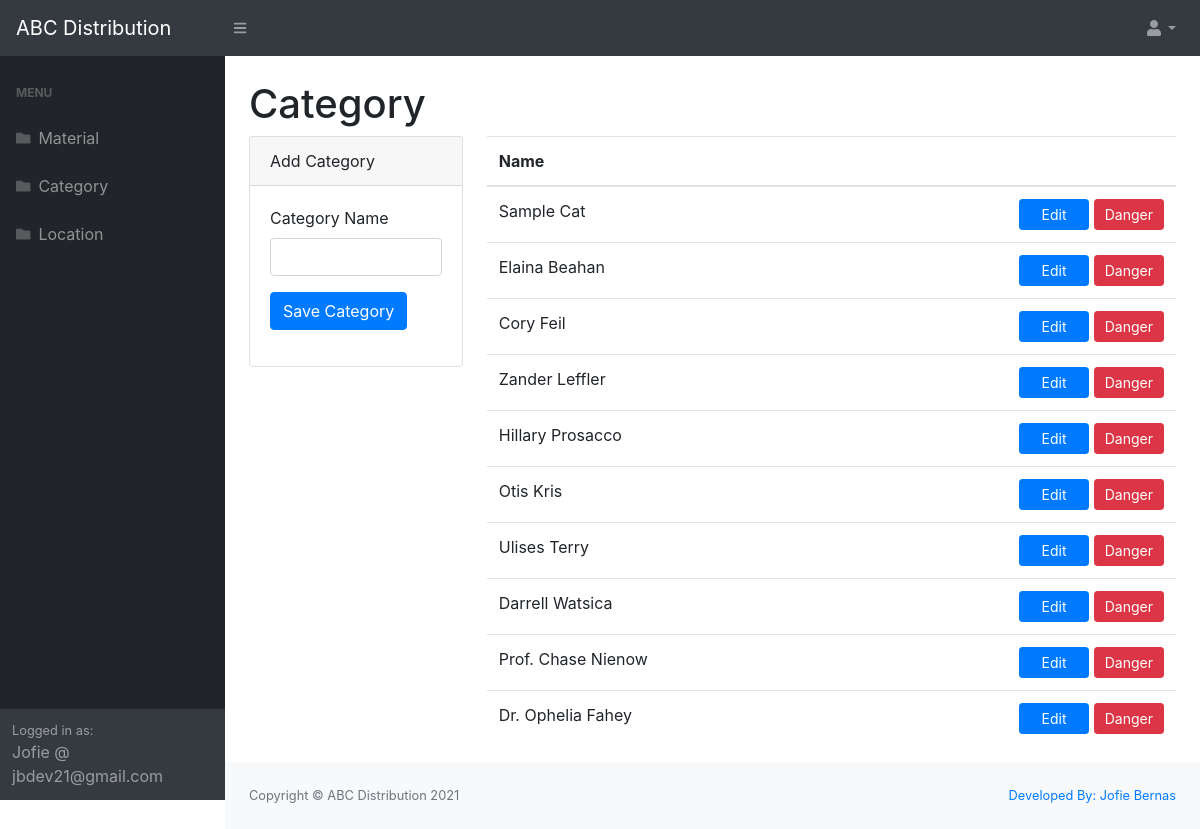
Screenshot of /category/index.php (signed in) with the database file from the repository.
### tables this page shows
CREATE TABLE `categories` (
  `id` bigint(20) UNSIGNED NOT NULL,
  `name` varchar(255) NOT NULL,
  `created_at` timestamp NULL DEFAULT current_timestamp()
);

### includes/functions/helper.php (called while the page is built, shortened)
<?php
if(!function_exists("loggedUser")){
    function loggedUser(){
        return $_SESSION['logged_user'];
    }
}
if(!function_exists('old')){
    function old($key){
        return '';
    }
}

### category/index.php (the view, shortened to what this page needs)
<?php
    include_once "../includes/functions/helper.php";
    include_once "../includes/database/connection.php";
    $query = $conn->prepare("SELECT * FROM categories ORDER BY created_at DESC");
    $query->execute();
?>
<?php include "../includes/layouts/header.php";?>
<?php include "../includes/layouts/top-menu.php";?>
<?php include "../includes/layouts/side-menu.php";?>
        <main>
            <div class="container-fluid">
                <h1 class="mt-4">Category</h1>
                <div class="row">
                    <div class="col-sm-3">
                        <div class="card">
                            <div class="card-header"> Add Category</div>
                            <div class="card-body">
                                <form action="/category/store.php" method="POST">
                                    <p>
                                        <label for="">Category Name</label>
                                        <input type="text" value="<?=old('name')?>" name="name" required class="form-control">
                                    </p>
                                    <p>
                                        <button type="submit" class="btn btn-primary">Save Category</button>
                                    </p>
                                </form>
                            </div>
                        </div>
                    </div>
                    <div class="col-sm-9">
                        <div class="table-responsive">
                            <table class="table">
                                <thead>
                                    <tr>
                                        <th>Name</th>
                                        <th></th>
                                    </tr>
                                </thead>
                                <tbody>
                                    <?php foreach($query->fetchAll() as $category): ?>
                                        <tr>
                                            <td><?= $category['name'] ?></td>
                                            <td class="text-right">
                                                <a href="/category/edit.php?id=<?=$category['id']?>" class="btn btn-sm btn-primary w-25">Edit</a>
                                                <a href="#" onclick="if(confirm('Are you sure to delete this category?')){ $('#form-<?=$category['id']?>').submit(); return false; }" class="btn btn-sm btn-danger w-25">Danger</a>
                                            </td>
                                        </tr>
                                    <?php endforeach;?>
                                </tbody>
                          </table>
                            </div>
                        </div>
                    </div>
                </div>
        </main>
<?php include "../includes/layouts/footer.php";?>

### includes/layouts/header.php (shortened to what this page needs)
<!DOCTYPE html>
<html lang="en">
    <head>
        <link href="/dist/css/styles.css" rel="stylesheet" />
    </head>
    <body class="sb-nav-fixed">

### includes/layouts/top-menu.php (shortened to what this page needs)
<nav class="sb-topnav navbar navbar-expand navbar-dark bg-dark">
    <a class="navbar-brand" href="index.html">ABC Distribution</a><button class="btn btn-link btn-sm order-1 order-lg-0" id="sidebarToggle" href="#"><i class="fas fa-bars"></i></button
    >
    <ul class="navbar-nav ml-auto ml-md-0">
        <li class="nav-item dropdown">
            <a class="nav-link dropdown-toggle" id="userDropdown" href="#" role="button" data-toggle="dropdown" aria-haspopup="true" aria-expanded="false"><i class="fas fa-user fa-fw"></i></a>
        </li>
    </ul>
</nav>

### includes/layouts/side-menu.php
<div id="layoutSidenav">
            <div id="layoutSidenav_nav">
                <nav class="sb-sidenav accordion sb-sidenav-dark" id="sidenavAccordion">
                    <div class="sb-sidenav-menu">
                        <div class="nav">
                            <div class="sb-sidenav-menu-heading">Menu</div>
                            <a class="nav-link" href="/material">
                                <div class="sb-nav-link-icon"><i class="fas fa-folder"></i></div>
                                Material
                            </a>
                            <a class="nav-link" href="/category">
                                <div class="sb-nav-link-icon"><i class="fas fa-folder"></i></div>
                                Category
                            </a>
                            <a class="nav-link" href="/location">
                                <div class="sb-nav-link-icon"><i class="fas fa-folder"></i></div>
                                Location
                            </a>
                        </div>
                    </div>
                    <div class="sb-sidenav-footer">
                        <div class="small">Logged in as:</div>
                        <?= loggedUser()['name']?> @ <?= loggedUser()['email']?>
                    </div>
                </nav>
            </div>
             <div id="layoutSidenav_content">

### includes/layouts/footer.php (shortened to what this page needs)
                 <footer class="py-4 bg-light mt-auto">
                    <div class="container-fluid">
                        <div class="d-flex align-items-center justify-content-between small">
                            <div class="text-muted">Copyright &copy; ABC Distribution <?=date('Y')?></div>
                            <div>
                                <a href="#">Developed By: Jofie Bernas</a>
                            </div>
                        </div>
                    </div>
                </footer>
            </div>
        </div>
    </body>
</html>

### rows the page displays
categories: name "Sample Cat"
categories: name "Elaina Beahan"
categories: name "Cory Feil"
categories: name "Zander Leffler"
categories: name "Hillary Prosacco"
categories: name "Otis Kris"
categories: name "Ulises Terry"
categories: name "Darrell Watsica"
categories: name "Prof. Chase Nienow"
categories: name "Dr. Ophelia Fahey"

### other values shown
loggedUser()['name'] "Jofie"
loggedUser()['email'] "jbdev21@gmail.com"
